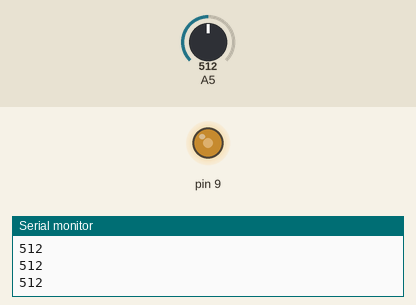
This sketch was run on a simulated Arduino Uno, built with avr-gcc and run on an emulated ATmega328P. On the bench: output pins drawn as LEDs (lit = HIGH), the last lines printed to the serial monitor. The inputs (shaded band) are chosen by the test bench; at power-on: A5 = 512.

Above: at 1.2 s.
1.3 s: A5 set to 716
At 1.8 s:
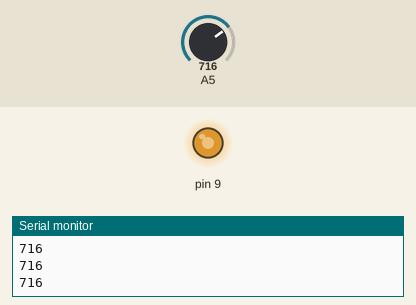
2.8 s: A5 set to 900
At 3.1 s:
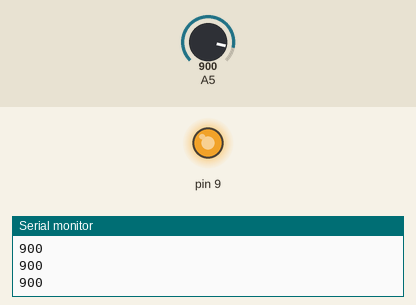
4.3 s: A5 set to 122
At 5.3 s:
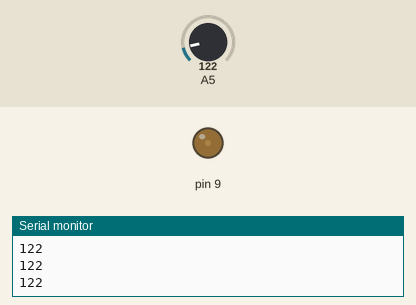
5.8 s: A5 set to 0
At 6.5 s:
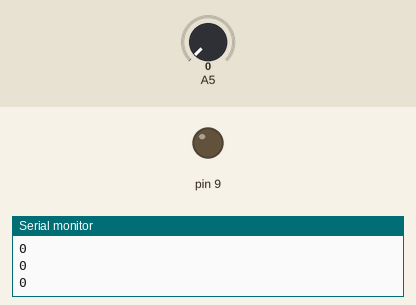
Timing chart, 0 to 8.3 s (numbered marks = the images above; inputs shaded):
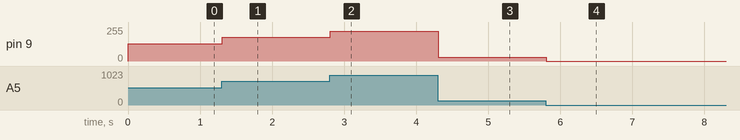

Measured:
- after the input at 1.3 s, pin 9: 128/255 → 178/255 at once
- after the input at 2.8 s, pin 9: 178/255 → 224/255 at once
- after the input at 4.3 s, pin 9: 224/255 → 30/255 at once
- after the input at 5.8 s, pin 9: 30/255 → 0/255 at once

The sketch:

Lab3.4.ino
```cpp
//You will be writing an analog input/output program that allows you to control the brightness
//of a single LED with a single input. First, write a program that reads the analog voltage
//drop across a potentiometer. This value should range from 0 to 1023 as the potentiometer is
//adjusted. Next, use this input value to adjust the brightness of an LED from off (0) to full-on
//(1023). In order to do this, you will need to set up the microcontroller to drive the LED using
//a PWM signal (use one of the 8-bit timers on PORTD).
//The resulting demonstration should be such that the LED smoothly transitions from off to
//full-on as the dial is increased from 0 to 1023.


# define DEBUG_OUTPUT_MESSAGE_MAX_LENGTH 80
char message [DEBUG_OUTPUT_MESSAGE_MAX_LENGTH];
volatile uint8_t* addADMUX;
volatile uint8_t* addADCSRA;
volatile uint8_t* addADCH;
volatile uint8_t* addADCL;
volatile uint8_t* addADCSRB;
volatile uint8_t* addDIDR0;

volatile uint8_t* cPORTB;
volatile uint8_t* cDDRB;
volatile uint8_t* cTCCR1A;
volatile uint8_t* cTCCR1B;
volatile uint8_t* cOCR1AH;
volatile uint8_t* cOCR1AL;


void setup () {
  Serial.begin(9600);
  addADMUX = (uint8_t *) 0x7C; // Used for ref voltage , left / right justify , & input selection
  addADCSRA = (uint8_t *) 0x7A; // Enable , start ADC , set interrupts , and set prescaling
  addADCH = (uint8_t *) 0x79; // High byte of ADC result
  addADCL = (uint8_t *) 0x78; // Low byte of ADC result
  addADCSRB = (uint8_t *) 0x7B; // Choose source to trigger the start of ADC
  addDIDR0 = (uint8_t *) 0x7E; // Turn off PIN input for each ADC pin ( saves power )
  *addADMUX = 0x45; // Choose Vcc as reference volatage , right justify , and use ADC5
  *addADCSRA = 0x84; // Enable ADC and select prescaling of 16
  *addADCSRB = 0x00; // Disable triggers and set to free - running mode
  *addDIDR0 = 0x3F; // Turn off all PIN inputs

  cDDRB = (uint8_t *) 0x24;
  cTCCR1A = (uint8_t *) 0x80;
  cTCCR1B = (uint8_t *) 0x81;
  cOCR1AH = (uint8_t *) 0x89;
  cOCR1AL = (uint8_t *) 0x88;

  *cDDRB |= 0x02; // Set OC1 ( PB1) to an output
  *cTCCR1A = 0b10000011 ; // Turn on (non - inverting ) WGM for COMA and set bits 1: 0 of WGM
  *cTCCR1B = 0b00001010 ; // Set bits 3:2 of WGM and set prescaler to 1 / 8
  *cOCR1AH = 0; // Define the output compare value
  *cOCR1AL = 0; // Define the output compare value
}

void loop() {
  uint8_t aLow, aHigh;
  *addADCSRA |= 0x40; // Set the " ADSC start conversion " bit high
  while (* addADCSRA & 0x40) { } // Wait for ADC to finish (i.e. , " ADSC start conversion " bit low)
  aLow = *addADCL;
  aHigh = *addADCH;
  uint16_t Voltage ; // Create 16 bit value to store high and low bytes
  Voltage = ( uint16_t ) aLow | (( uint16_t ) aHigh << 8) ; // Fill with high and low bytes
  Serial.println (Voltage); // Convert to actual voltage and display

  *cOCR1AH = aHigh;
  *cOCR1AL = aLow;
}
```
